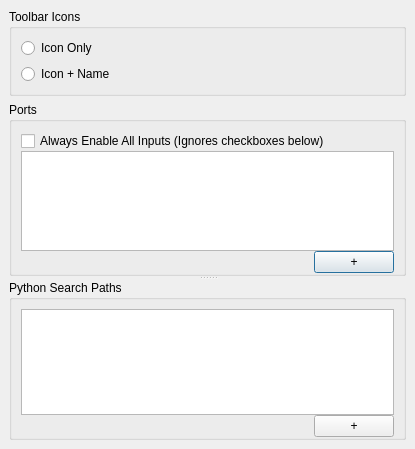
<?xml version="1.0" encoding="UTF-8"?>
<ui version="4.0">
 <class>PreferencesDialog</class>
 <widget class="QDialog" name="PreferencesDialog">
  <property name="windowModality">
   <enum>Qt::WindowModal</enum>
  </property>
  <property name="geometry">
   <rect>
    <x>0</x>
    <y>0</y>
    <width>415</width>
    <height>449</height>
   </rect>
  </property>
  <property name="minimumSize">
   <size>
    <width>250</width>
    <height>0</height>
   </size>
  </property>
  <property name="windowTitle">
   <string>Dialog</string>
  </property>
  <layout class="QVBoxLayout" name="verticalLayout_5">
   <property name="leftMargin">
    <number>0</number>
   </property>
   <property name="topMargin">
    <number>0</number>
   </property>
   <property name="rightMargin">
    <number>0</number>
   </property>
   <property name="bottomMargin">
    <number>0</number>
   </property>
   <item>
    <widget class="QStackedWidget" name="stackedWidget">
     <property name="currentIndex">
      <number>0</number>
     </property>
     <widget class="QWidget" name="generalPage">
      <layout class="QVBoxLayout" name="verticalLayout_4">
       <item>
        <widget class="QGroupBox" name="groupBox">
         <property name="title">
          <string>Toolbar Icons</string>
         </property>
         <layout class="QVBoxLayout" name="verticalLayout">
          <item>
           <widget class="QRadioButton" name="iconOnlyButton">
            <property name="text">
             <string>Icon Only</string>
            </property>
           </widget>
          </item>
          <item>
           <widget class="QRadioButton" name="iconPlusNameButton">
            <property name="text">
             <string>Icon + Name</string>
            </property>
           </widget>
          </item>
         </layout>
        </widget>
       </item>
       <item>
        <widget class="QSplitter" name="splitter">
         <property name="orientation">
          <enum>Qt::Vertical</enum>
         </property>
         <property name="childrenCollapsible">
          <bool>false</bool>
         </property>
         <widget class="QGroupBox" name="groupBox_2">
          <property name="title">
           <string>Ports</string>
          </property>
          <layout class="QVBoxLayout" name="verticalLayout_3">
           <property name="spacing">
            <number>0</number>
           </property>
           <property name="bottomMargin">
            <number>0</number>
           </property>
           <item>
            <layout class="QHBoxLayout" name="horizontalLayout_3">
             <item>
              <widget class="QCheckBox" name="enableAllInputsBox">
               <property name="toolTip">
                <string>This overrides all settings in the ports list</string>
               </property>
               <property name="text">
                <string>Always Enable All Inputs (Ignores checkboxes below)</string>
               </property>
              </widget>
             </item>
             <item>
              <spacer name="horizontalSpacer_3">
               <property name="orientation">
                <enum>Qt::Horizontal</enum>
               </property>
               <property name="sizeHint" stdset="0">
                <size>
                 <width>40</width>
                 <height>20</height>
                </size>
               </property>
              </spacer>
             </item>
            </layout>
           </item>
           <item>
            <widget class="ListWidget" name="portList">
             <property name="selectionMode">
              <enum>QAbstractItemView::NoSelection</enum>
             </property>
             <property name="verticalScrollMode">
              <enum>QAbstractItemView::ScrollPerPixel</enum>
             </property>
             <property name="horizontalScrollMode">
              <enum>QAbstractItemView::ScrollPerPixel</enum>
             </property>
            </widget>
           </item>
           <item>
            <layout class="QHBoxLayout" name="horizontalLayout">
             <property name="spacing">
              <number>0</number>
             </property>
             <item>
              <spacer name="horizontalSpacer">
               <property name="orientation">
                <enum>Qt::Horizontal</enum>
               </property>
               <property name="sizeHint" stdset="0">
                <size>
                 <width>40</width>
                 <height>20</height>
                </size>
               </property>
              </spacer>
             </item>
             <item>
              <widget class="QPushButton" name="addPortButton">
               <property name="text">
                <string>+</string>
               </property>
              </widget>
             </item>
            </layout>
           </item>
          </layout>
         </widget>
         <widget class="QGroupBox" name="groupBox_3">
          <property name="title">
           <string>Python Search Paths</string>
          </property>
          <layout class="QVBoxLayout" name="verticalLayout_2">
           <property name="spacing">
            <number>0</number>
           </property>
           <property name="bottomMargin">
            <number>0</number>
           </property>
           <item>
            <widget class="QListWidget" name="pythonPathList">
             <property name="acceptDrops">
              <bool>true</bool>
             </property>
             <property name="dragDropMode">
              <enum>QAbstractItemView::DropOnly</enum>
             </property>
             <property name="selectionBehavior">
              <enum>QAbstractItemView::SelectItems</enum>
             </property>
            </widget>
           </item>
           <item>
            <layout class="QHBoxLayout" name="horizontalLayout_2">
             <item>
              <spacer name="horizontalSpacer_2">
               <property name="orientation">
                <enum>Qt::Horizontal</enum>
               </property>
               <property name="sizeHint" stdset="0">
                <size>
                 <width>48</width>
                 <height>15</height>
                </size>
               </property>
              </spacer>
             </item>
             <item>
              <widget class="QPushButton" name="addPathButton">
               <property name="text">
                <string>+</string>
               </property>
              </widget>
             </item>
            </layout>
           </item>
          </layout>
         </widget>
        </widget>
       </item>
      </layout>
     </widget>
     <widget class="QWidget" name="pythonPage"/>
    </widget>
   </item>
  </layout>
 </widget>
 <customwidgets>
  <customwidget>
   <class>ListWidget</class>
   <extends>QListWidget</extends>
   <header>.util.h</header>
  </customwidget>
 </customwidgets>
 <resources/>
 <connections/>
</ui>
